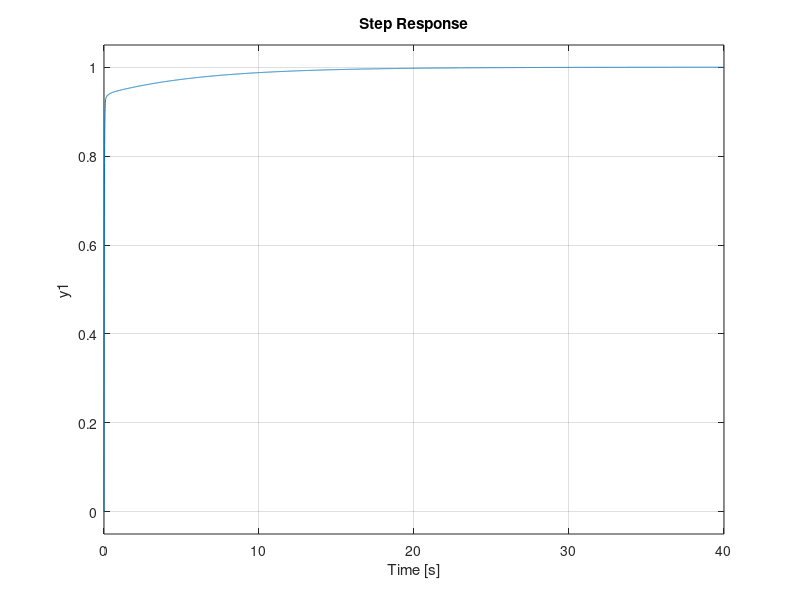

The MATLAB script that drew this image:
%ikinci dereceden bir sistemin PID kontrol mantığının oturması için
%sırasıyla Kd, Kp, Ki değerlerini değiştirerek konunun pekiştirilmesi
s=tf('s');
G=1/(s^2+10*s+20);
subplot(4,1,1);
step(G);
Kp=300;
Kd=50;
Ki=50;
C=pid(Kp);
T=feedback(C*G,1);
subplot(4,1,2);
step(T);
C=pid(Kp,0,Kd);
T1=feedback(C*G,1);
subplot(4,1,3);
step(T1);
C=pid(Kp,Ki,Kd);
T2=feedback(C*G,1);
subplot(4,1,4);
step(T2);